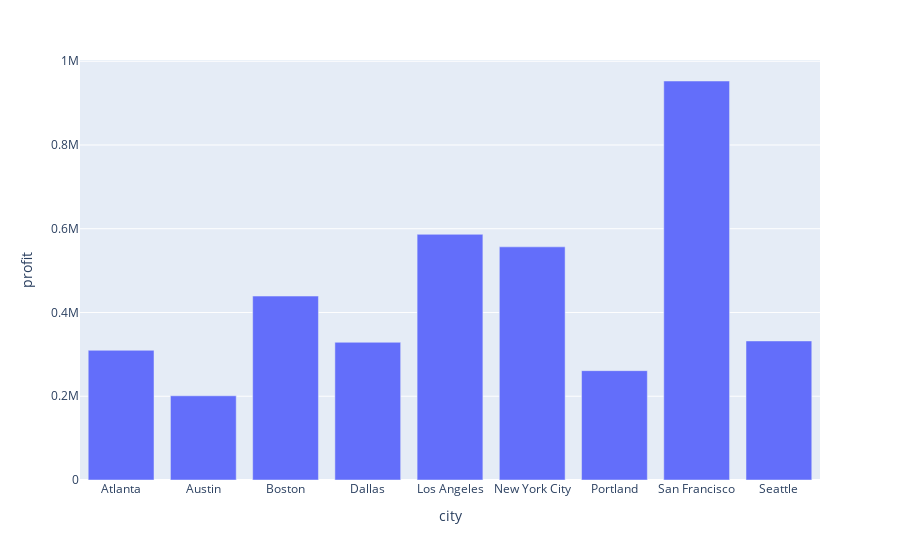

Source (notebook cell):
### Code cell
# sum of profit for each city

### Figure 1 — Plotly figure (JSON) as saved in the notebook; plotly's stock layout.template omitted (floating-point values rounded to 4 significant figures)
{"data": [{"alignmentgroup": "True", "hovertemplate": "city=%{x}<br>profit=%{y}<extra></extra>", "legendgroup": "", "marker": {"color": "#636efa", "pattern": {"shape": ""}}, "name": "", "offsetgroup": "", "orientation": "v", "showlegend": false, "textposition": "auto", "type": "bar", "x": ["Atlanta", "Austin", "Boston", "Dallas", "Los Angeles", "New York City", "Portland", "San Francisco", "Seattle"], "xaxis": "x", "y": [309700.0, 201100.0, 439200.0, 328800.0, 586700.0, 556700.0, 261100.0, 952800.0, 332100.0], "yaxis": "y"}], "layout": {"barmode": "relative", "legend": {"tracegroupgap": 0}, "margin": {"t": 60}, "xaxis": {"anchor": "y", "domain": [0, 1], "title": {"text": "city"}}, "yaxis": {"anchor": "x", "domain": [0, 1], "title": {"text": "profit"}}}}
